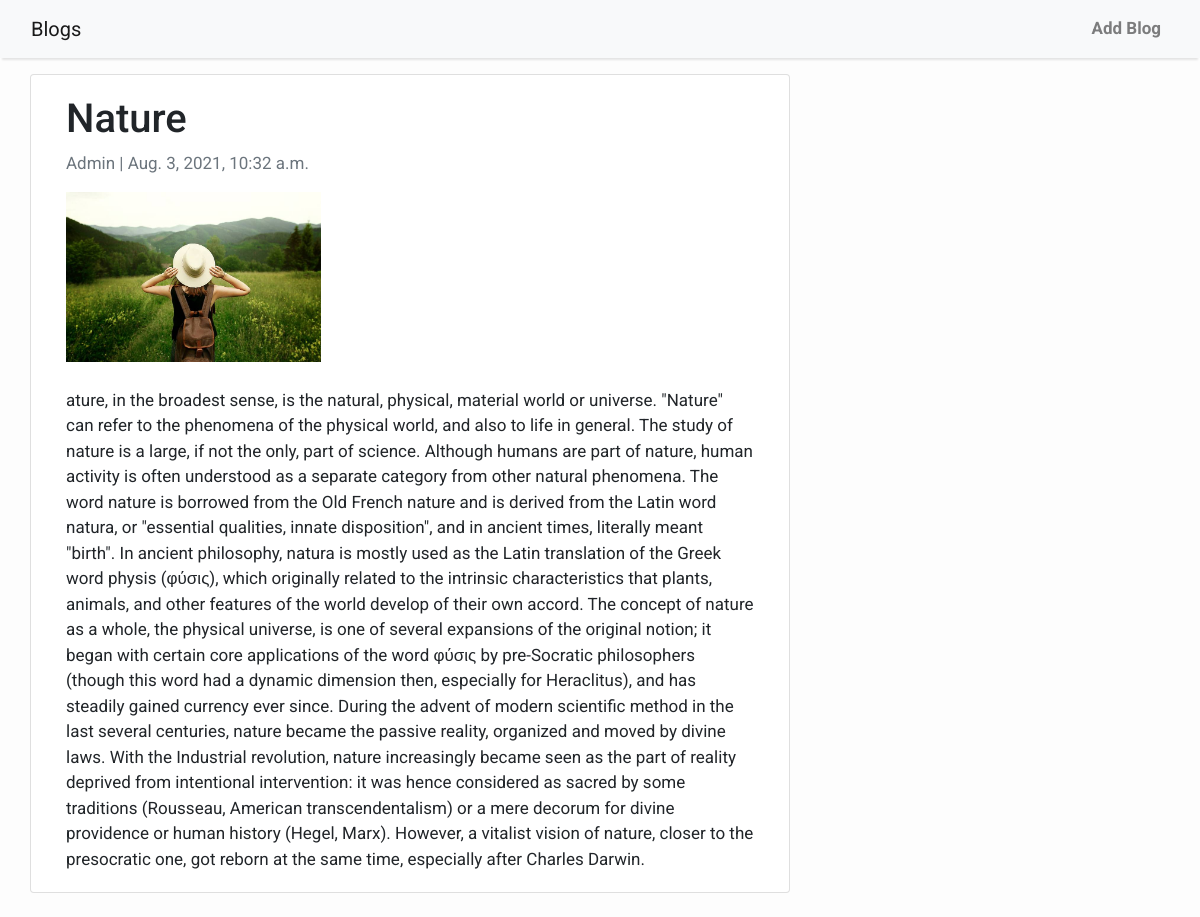
Page /nature/ on the earlier database version.
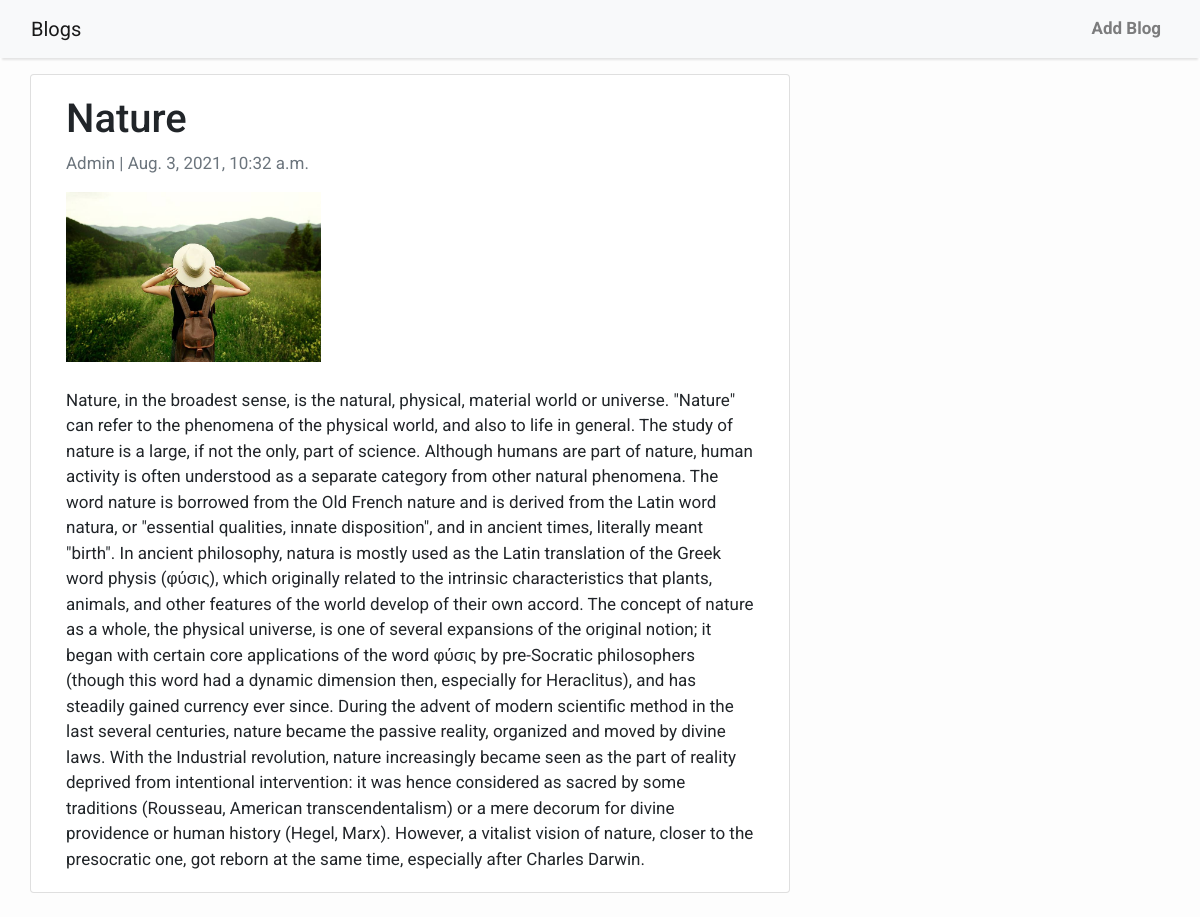
Same page on the later database version.
### Blogs/models.py (models this page shows, shortened)
class blog(models.Model):
    title = models.CharField(max_length=200, unique=True)
    slug = models.SlugField(max_length=200, unique=True)
    full_content = models.TextField()
    author = models.ForeignKey(User, on_delete= models.CASCADE,related_name='blog_posts')
    published_on = models.DateTimeField(auto_now_add=True)
    edited_on = models.DateTimeField(auto_now= True)
    thumb= models.ImageField(default='default.png', blank= True)
    class Meta:
        ordering = ['-published_on']

### Blogs/views.py (the view)
# urls.py: path('<slug:slug>/', views.BlogDetail, name='blog_detail'),
def BlogDetail(request, slug):
    blogs_detail = blog.objects.get(slug=slug)
    context ={
        'blogs': blogs_detail
    }
    return render(request, "blog_detail.html", context)

### Blogs/templates/blog_detail.html
{% extends 'base.html' %}
{% block content %}
<div class="container">
  <div class="row">
    <div class="col-md-8 card mb-4  mt-3 left  top">
      <div class="card-body">
        <h1>{% block title %} {{ blogs.title }} {% endblock title %}</h1>
        <p class=" text-muted">{{ blogs.author }} | {{ blogs.published_on }}</p>
        <img src="{{ blogs.thumb.url }}" alt="..." style="height: 170px;">
        <br><br>
        <p class="card-text ">{{ blogs.full_content | safe }}</p>
      </div>
    </div>
  </div>
</div>
{% endblock content %}

Differences in the rows shown:
changed blog "Nature": full_content "ature, in the broadest sense,…" → "Nature, in the broadest sense,…"
